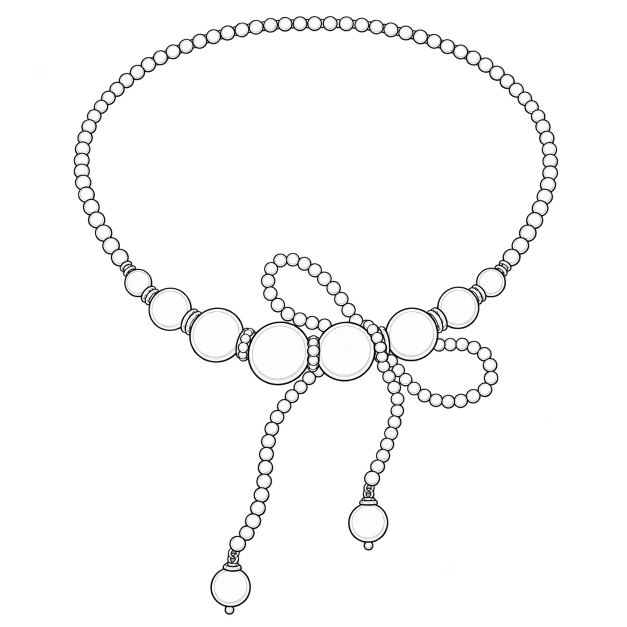
#> input picture assets/atelier-accessories-v1/items/pearl-bow-necklace/lineart-original.png, 1254 x 1254 px, found by its file name (shown at 1/2 size)
$ python fit-skirt.py
#> lines starting #> are read from the running program, lines starting #| are printed output that depends on the picture
from PIL import Image
import numpy as np
from pathlib import Path
import sys,json
root=Path(__file__).parent;folder=root/'items/suede-skirt';name=sys.argv[1] if len(sys.argv)>1 else 'lineart-original.png'
im=Image.open(folder/name).convert('RGBA');a=np.array(im);ys,xs=np.where(a[:,:,3]>60);x0,x1,y0,y1=int(xs.min()),int(xs.max()),int(ys.min()),int(ys.max());crop=im.crop((x0,y0,x1+1,y1+1));p=np.array(crop).astype(float)
#> further down, im is the input picture: PIL image 1254x1254 RGBA; mean R, G, B, A 25.5, 25.5, 25.5, 26.2
#> after `x0, x1, y0, y1 = (int(xs.min()), int(xs.max()), int(ys.min()), int(ys.`: x0 = 147; x1 = 1116; y0 = 32; y1 = 1229
#> after `crop = im.crop((x0, y0, x1 + 1, y1 + 1))`:
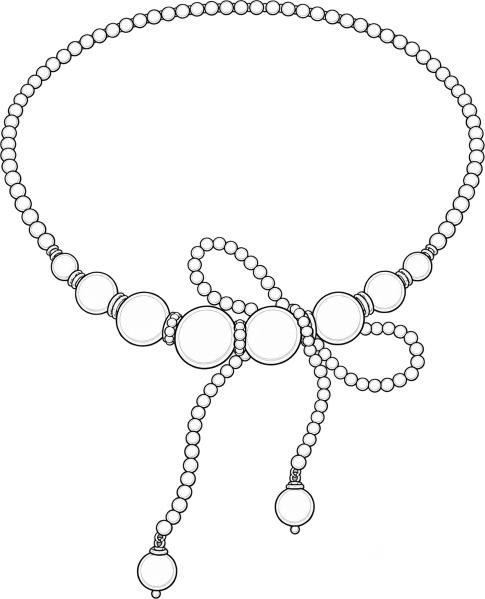
#> crop: PIL image 970x1198 RGBA (shown at 1/2 size); mean R, G, B, A 34.4, 34.3, 34.3, 35.5; transparent parts drawn white
yy,xx=np.mgrid[641:946,240:700];f=(yy-641)/304;sy=f*(crop.height-1);factor=(.62*(1-f)+.49*f)*768/crop.width;sx=(xx-470)/factor+(crop.width-1)/2
ix=np.floor(sx).astype(int);iy=np.floor(sy).astype(int);inside=(ix>=0)&(ix<crop.width-1)&(iy>=0)&(iy<crop.height-1);ix=np.clip(ix,0,crop.width-2);iy=np.clip(iy,0,crop.height-2);fx=sx-np.floor(sx);fy=sy-np.floor(sy)
#> after `ix = np.floor(sx).astype(int)`:
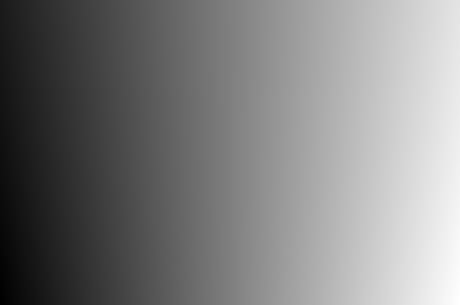
#> sx: shape (305, 460) float64; min -108.3, max 1074.8, mean 483.4; drawn with min black and max white
#> after `iy = np.floor(sy).astype(int)`:
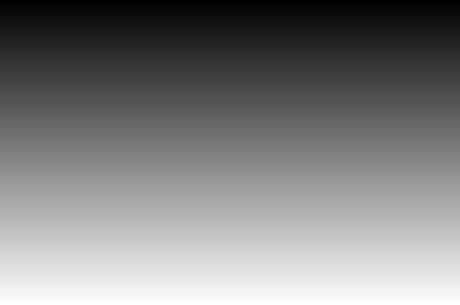
#> sy: shape (305, 460) float64; min 0, max 1197, mean 598.5; drawn with min black and max white
result=np.zeros((*xx.shape,4),float);rgb=np.zeros((*xx.shape,3),float);alpha=np.zeros_like(xx,float)
for dx,dy,w in [(0,0,(1-fx)*(1-fy)),(1,0,fx*(1-fy)),(0,1,(1-fx)*fy),(1,1,fx*fy)]:
 q=p[iy+dy,ix+dx];v=w*q[:,:,3]/255;alpha+=v;rgb+=q[:,:,:3]*v[:,:,None]
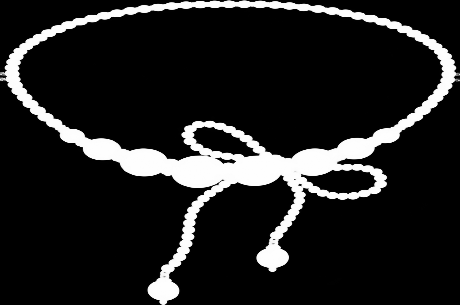
#> alpha: shape (305, 460) float64; min 0, max 1, mean 0.13
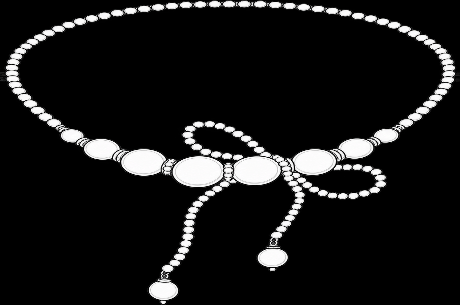
#> rgb: shape (305, 460, 3) float64; mean R, G, B 25.3, 25.3, 25.3
result[:,:,:3]=rgb/np.maximum(alpha[:,:,None],1e-8);result[:,:,3]=alpha*255*inside
#> after `result[:, :, 3] = alpha * 255 * inside`:
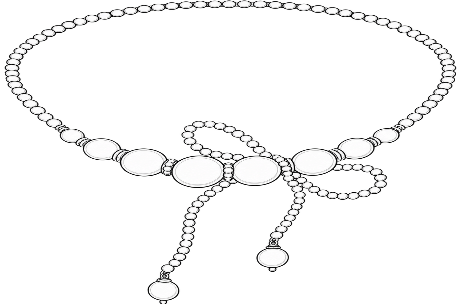
#> result: shape (305, 460, 4) float64; mean R, G, B, A 33.7, 33.7, 33.7, 33; transparent parts drawn white
out=np.zeros((1676,939,4),np.uint8);out[641:946,240:700]=np.clip(result,0,255).astype('uint8');layer=Image.fromarray(out);target='lineart' if 'lineart' in name else 'display';layer.save(folder/(target+'.png'))
body=Image.open(root/'../gentle-campus-v1/base-open-arms-v2-clean.png').convert('RGBA');proof=Image.new('RGBA',body.size,'#eff4fb');proof.alpha_composite(body);proof.alpha_composite(layer);proof.save(folder/(target+'-tryon.png'))
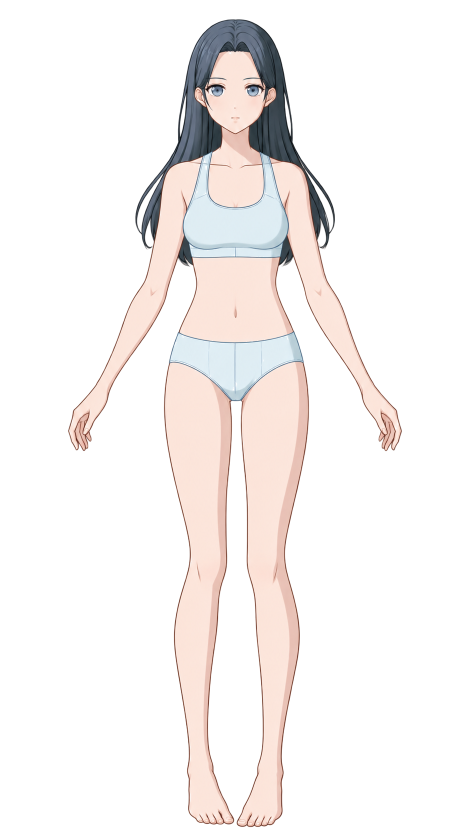
#> input picture assets/gentle-campus-v1/base-open-arms-v2-clean.png, 939 x 1676 px (shown at 1/2 size)
#> further down, body is the input picture: PIL image 939x1676 RGBA; mean R, G, B, A 53.8, 49.6, 48.1, 57.9
(folder/(target+'-registration.json')).write_text(json.dumps({'source_bounds':[x0,y0,x1,y1],'target_top':641,'target_hem':945,'center':470,'x_scale_top':.62,'x_scale_hem':.49},indent=2));print(target,layer.getbbox())
#| lineart (243, 641, 697, 945)
